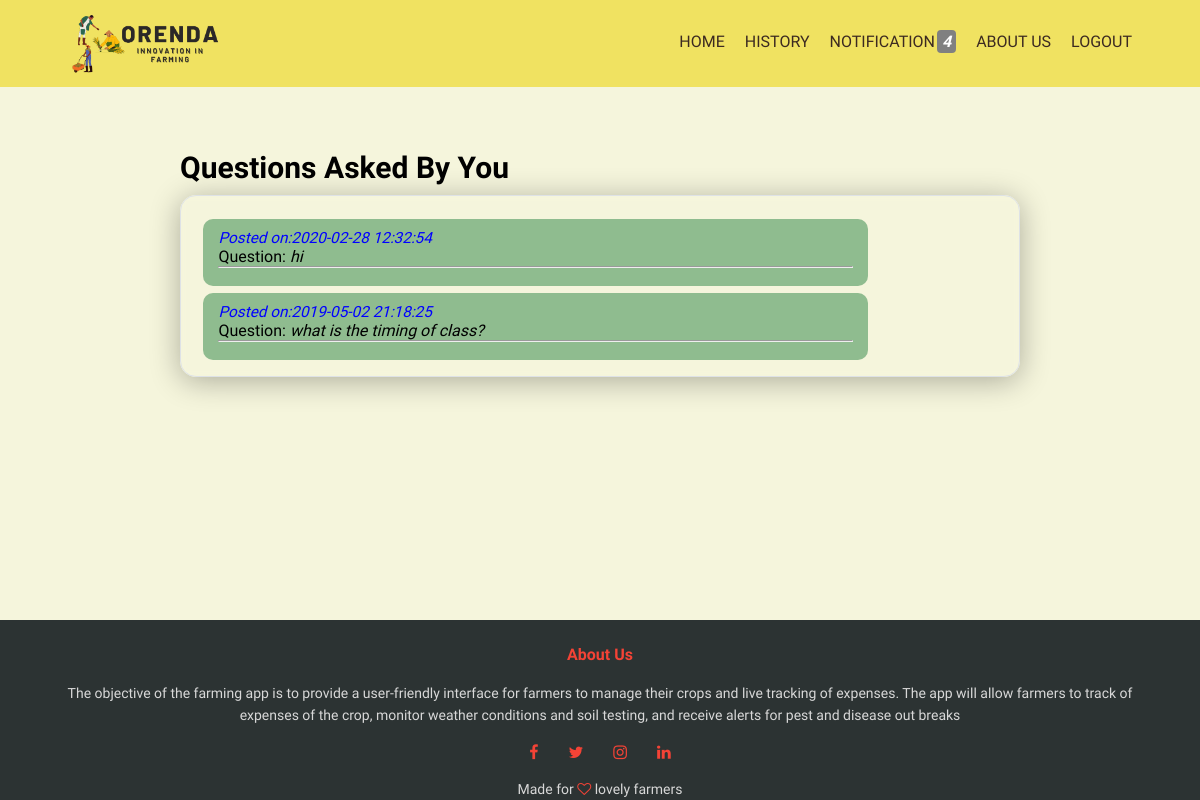
Screenshot of /home/user_ques.php (signed in) with the database file from the repository.
### tables this page shows
CREATE TABLE `questions` (
  `qid` int(11) NOT NULL,
  `question` text NOT NULL,
  `userid` varchar(20) NOT NULL,
  `date` datetime NOT NULL DEFAULT current_timestamp()
);

### home/user_ques.php (the view, shortened to what this page needs)
<?php
    require('../connect.php');
?>
<html>
<head>
   <link rel="stylesheet" href="https://cdnjs.cloudflare.com/ajax/libs/font-awesome/4.7.0/css/font-awesome.min.css"/>
   <link rel="stylesheet" href="house.css">
</head>
<body>
    <nav>
        <a href="home.html"><img class="loim" src="logo1.png" /></a>
        <ul>
          <li><a href="home.php">HOME</a></li>
      <li>
                        <div class="dropdown">
                            <a>HISTORY</a>
                        </div>
            </li>
            <li>
                        <a href="user_notifications.php">
                            <?php
                            $q="SELECT count(*) FROM user_notifications where userid='".$_SESSION['username']."'";
                            $d=mysqli_query($conn,$q);
                            $notif_count=mysqli_fetch_row($d);
                            ?>
                            NOTIFICATION<b><i><span style='background-color:grey;color:white;padding: 2px 5px; margin-left: 2px;
                            border-radius: 4px;'><?php echo"$notif_count[0]";?></span></i></b>
                        </a>
            </li>
          <li><a href="">ABOUT US</a></li>
          <li><a href="logout.php">LOGOUT</a></li>
        </ul>
      </nav>
<section style="margin-top:115px;">
    <div class="out">
        <h2>Questions Asked By You</h2>
        <div class="out_b1">
            <div class="out_b2">
                 <p>
                    <?php
                        $ques=mysqli_query($conn,"SELECT `question`,`date`  FROM questions where userid='".$_SESSION['username']."' order by `date` desc");
                        while($q=mysqli_fetch_array($ques))
                        {
                            print ("<div class='left'><small style='color:blue; font-size:0.16in;'><i>Posted on:".$q['date']."</i></small></h4><br/>");
                            print ("Question: <i>".$q['question']."</i><br/><hr/></div>");
                        }
                    ?>
                </p>
            </div>
        </div>
    </div>
    <br><br><br><br><br>
                    </section>
    <section class="footer">
      <h4>About Us</h4>
      <p>
        The objective of the farming app is to provide a user-friendly interface
        for farmers to manage their crops and live tracking of expenses. The
        app will allow farmers to track of expenses of the crop, monitor
        weather conditions and soil testing, and receive alerts for pest and
        disease out breaks
      </p>
      <div class="icons">
        <i class="fa fa-facebook"></i>
        <i class="fa fa-twitter"></i>
        <i class="fa fa-instagram"></i>
        <i class="fa fa-linkedin"></i>
      </div>
      <p>Made for <i class="fa fa-heart-o"></i> lovely farmers</p>
    </section>
</body>
</html>

### home/house.css (style rules this page uses)
* { margin: 0; padding: 0; font-family: "Varela Round", sans-serif; }
body { background-color:beige; }
nav { padding: 1% 6%; display: flex; justify-content: space-between; justify-items: center; background-color: #f0e261; position: fixed; width: 90%; top: 0; z-index: 1000; }
.loim { width: 150px; }
nav ul { display: flex; justify-content: right; margin-top: 20px; margin-right: 20px; }
nav ul li { margin-left: 20px; list-style: none; }
nav ul li a { text-decoration: none; color: #3c2a21; }
li a::after { content: ""; width: 0; height: 2px; background-color: #3e773e; margin: auto; display: block; }
.footer { width: 100%; text-align: center; background-color: #2c3333; padding: 25 0 0 0; position: absolute; margin-top: 25px; }
.footer h4 { margin-bottom: 18px; font-weight: 600; color: f44336; }
p { color: #d8d8d8; font-size: 14px; font-weight: 300px; line-height: 22px; padding: 0 60px; }
.icons .fa { color: #f44336; margin: 0 13px; cursor: pointer; padding: 18px 0; }
.fa-heart-o { color: #f44336; }
.out { width: 70%; margin: auto; padding-top: 35px; }
.out h2 { font-size: 30px; font-weight: 600; }
.out_b1 { border: 1px solid #dee2e6 !important; box-shadow: 0 4px 30px rgb(0 0 0 / 30%); backdrop-filter: blur(3.7px); border-radius: 16px; padding: 1rem 1.4rem !important; display: -webkit-box; display: -ms-flexbox; display: flex; -webkit-box-align: start; -ms-flex-align: start; align-items: flex-start; margin-top: 10px; }
.out_b2 { -webkit-box-flex: 1; flex: 1; }
.left { background-color: darkseagreen; float: left; width: 80%; padding: 10px 15px 18px 15px; margin-top: 7px; border-radius: 10px; }
.dropdown { position: relative; display: inline-block; }

### home/user_ques.php (style rules this page uses)
.footer { bottom: 0; }

### rows the page displays
questions: date "2020-02-28 12:32:54", question "hi"
questions: date "2019-05-02 21:18:25", question "what is the timing of class?"

### other values shown
$notif_count[0] "4"
